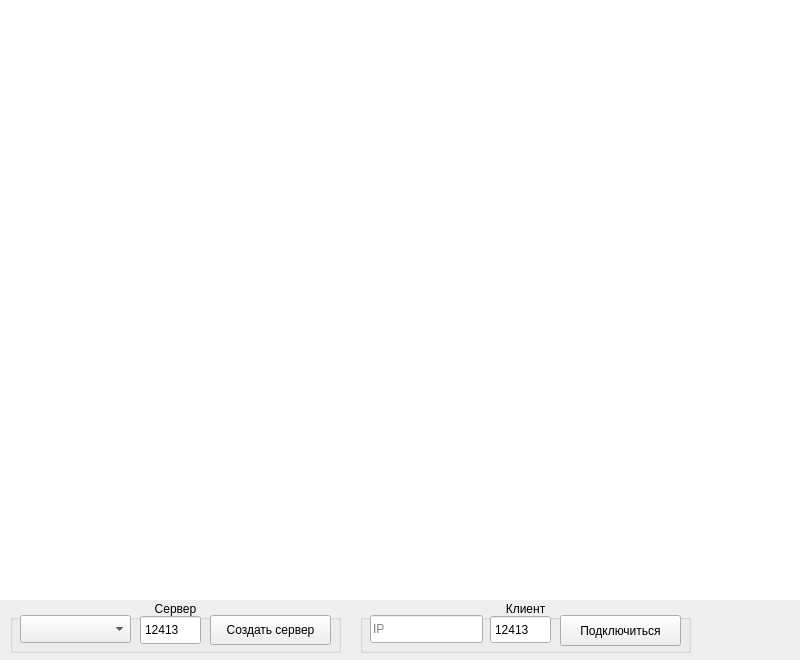
<?xml version="1.0" encoding="UTF-8"?>
<ui version="4.0">
 <class>MainWindow</class>
 <widget class="QMainWindow" name="MainWindow">
  <property name="geometry">
   <rect>
    <x>0</x>
    <y>0</y>
    <width>800</width>
    <height>660</height>
   </rect>
  </property>
  <property name="sizePolicy">
   <sizepolicy hsizetype="Fixed" vsizetype="Fixed">
    <horstretch>0</horstretch>
    <verstretch>0</verstretch>
   </sizepolicy>
  </property>
  <property name="minimumSize">
   <size>
    <width>800</width>
    <height>660</height>
   </size>
  </property>
  <property name="maximumSize">
   <size>
    <width>800</width>
    <height>660</height>
   </size>
  </property>
  <property name="focusPolicy">
   <enum>Qt::FocusPolicy::ClickFocus</enum>
  </property>
  <property name="windowTitle">
   <string>Tanks</string>
  </property>
  <widget class="QWidget" name="centralwidget">
   <widget class="QGraphicsView" name="graphicsView">
    <property name="geometry">
     <rect>
      <x>0</x>
      <y>0</y>
      <width>800</width>
      <height>600</height>
     </rect>
    </property>
    <property name="focusPolicy">
     <enum>Qt::FocusPolicy::ClickFocus</enum>
    </property>
    <property name="frameShape">
     <enum>QFrame::Shape::NoFrame</enum>
    </property>
    <property name="verticalScrollBarPolicy">
     <enum>Qt::ScrollBarPolicy::ScrollBarAlwaysOff</enum>
    </property>
    <property name="horizontalScrollBarPolicy">
     <enum>Qt::ScrollBarPolicy::ScrollBarAlwaysOff</enum>
    </property>
   </widget>
   <widget class="QLabel" name="schet">
    <property name="geometry">
     <rect>
      <x>30</x>
      <y>20</y>
      <width>211</width>
      <height>20</height>
     </rect>
    </property>
    <property name="font">
     <font>
      <family>MS Serif</family>
      <pointsize>14</pointsize>
      <bold>true</bold>
     </font>
    </property>
    <property name="styleSheet">
     <string notr="true"/>
    </property>
    <property name="text">
     <string/>
    </property>
    <property name="alignment">
     <set>Qt::AlignmentFlag::AlignCenter</set>
    </property>
   </widget>
   <widget class="QLabel" name="schetE">
    <property name="geometry">
     <rect>
      <x>552</x>
      <y>20</y>
      <width>211</width>
      <height>20</height>
     </rect>
    </property>
    <property name="font">
     <font>
      <family>MS Serif</family>
      <pointsize>14</pointsize>
      <bold>true</bold>
     </font>
    </property>
    <property name="styleSheet">
     <string notr="true"/>
    </property>
    <property name="text">
     <string/>
    </property>
    <property name="alignment">
     <set>Qt::AlignmentFlag::AlignCenter</set>
    </property>
   </widget>
   <widget class="QGroupBox" name="groupBox">
    <property name="geometry">
     <rect>
      <x>10</x>
      <y>600</y>
      <width>331</width>
      <height>53</height>
     </rect>
    </property>
    <property name="title">
     <string>Сервер</string>
    </property>
    <property name="alignment">
     <set>Qt::AlignmentFlag::AlignCenter</set>
    </property>
    <widget class="QSpinBox" name="port_2">
     <property name="geometry">
      <rect>
       <x>130</x>
       <y>15</y>
       <width>61</width>
       <height>30</height>
      </rect>
     </property>
     <property name="focusPolicy">
      <enum>Qt::FocusPolicy::ClickFocus</enum>
     </property>
     <property name="buttonSymbols">
      <enum>QAbstractSpinBox::ButtonSymbols::NoButtons</enum>
     </property>
     <property name="maximum">
      <number>999999999</number>
     </property>
     <property name="value">
      <number>12413</number>
     </property>
    </widget>
    <widget class="QPushButton" name="createButton">
     <property name="geometry">
      <rect>
       <x>200</x>
       <y>15</y>
       <width>121</width>
       <height>30</height>
      </rect>
     </property>
     <property name="focusPolicy">
      <enum>Qt::FocusPolicy::ClickFocus</enum>
     </property>
     <property name="text">
      <string>Создать сервер</string>
     </property>
    </widget>
    <widget class="QComboBox" name="ip_2">
     <property name="geometry">
      <rect>
       <x>10</x>
       <y>15</y>
       <width>111</width>
       <height>28</height>
      </rect>
     </property>
    </widget>
   </widget>
   <widget class="QGroupBox" name="groupBox_2">
    <property name="geometry">
     <rect>
      <x>360</x>
      <y>600</y>
      <width>331</width>
      <height>53</height>
     </rect>
    </property>
    <property name="title">
     <string>Клиент</string>
    </property>
    <property name="alignment">
     <set>Qt::AlignmentFlag::AlignCenter</set>
    </property>
    <widget class="QLineEdit" name="ip">
     <property name="geometry">
      <rect>
       <x>10</x>
       <y>15</y>
       <width>113</width>
       <height>28</height>
      </rect>
     </property>
     <property name="focusPolicy">
      <enum>Qt::FocusPolicy::ClickFocus</enum>
     </property>
     <property name="text">
      <string/>
     </property>
     <property name="placeholderText">
      <string>IP</string>
     </property>
    </widget>
    <widget class="QSpinBox" name="port">
     <property name="geometry">
      <rect>
       <x>130</x>
       <y>15</y>
       <width>61</width>
       <height>29</height>
      </rect>
     </property>
     <property name="focusPolicy">
      <enum>Qt::FocusPolicy::ClickFocus</enum>
     </property>
     <property name="buttonSymbols">
      <enum>QAbstractSpinBox::ButtonSymbols::NoButtons</enum>
     </property>
     <property name="maximum">
      <number>999999999</number>
     </property>
     <property name="value">
      <number>12413</number>
     </property>
    </widget>
    <widget class="QPushButton" name="connectButton">
     <property name="geometry">
      <rect>
       <x>200</x>
       <y>15</y>
       <width>121</width>
       <height>31</height>
      </rect>
     </property>
     <property name="focusPolicy">
      <enum>Qt::FocusPolicy::ClickFocus</enum>
     </property>
     <property name="text">
      <string>Подключиться</string>
     </property>
    </widget>
   </widget>
  </widget>
 </widget>
 <resources/>
 <connections/>
</ui>
